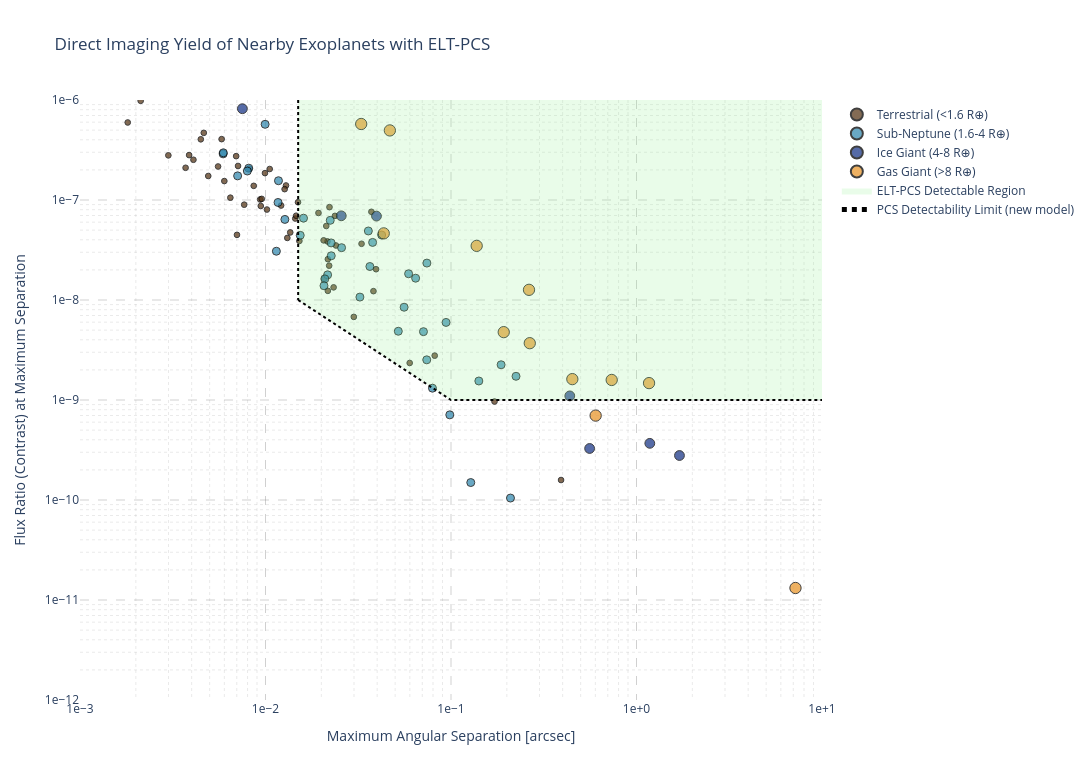

The code cell stored with this chart in its notebook:
### Markdown cell above
## Optional Manual Annotations

Enable Plotly drawing tools to annotate interesting regions or targets during exploratory analysis and presentations.

### Code cell
# Activate Plotly manual drawing tools only for the main figure (fig).
PLOTLY_DRAW_CONFIG = {
    'modeBarButtonsToAdd': [
        'drawline', 'drawopenpath', 'drawclosedpath',
        'drawrect', 'drawcircle', 'eraseshape'
    ],
    'displaylogo': False,
    'scrollZoom': True
}

if 'fig' in globals():
    fig.update_layout(
        dragmode='drawline',
        newshape=dict(line=dict(color='black', width=2, dash='dash'))
    )
    fig.show(config=PLOTLY_DRAW_CONFIG)
else:
    print("'fig' was not found. Run the main plotting cell first.")

### Figure 1 — Plotly figure (JSON) as saved in the notebook; plotly's stock layout.template omitted (floating-point values rounded to 4 significant figures; data arrays with more than 128 entries replaced by an {"elided": "..."} marker saying what was removed)
{"data": [{"customdata": {"elided": "59x6 mixed values"}, "hovertemplate": "<b>%{hovertext}</b><br>Status: %{customdata[0]}<br>Planet type: %{customdata[1]}<br>HZ zone: %{customdata[2]}<br>Mass [M⊕]: %{customdata[3]:.3f}<br>Radius [R⊕]: %{customdata[4]:.3f}<br>Distance [pc]: %{customdata[5]:.3f}<extra></extra>", "hovertext": ["82 Eri b", "82 Eri c", "Barnard's star b", "Barnard's star c", "Barnard's star d", "Barnard's star e", "CD Cet b", "G 192-15 b", "G 268-110 b", "GJ 1002 b", "GJ 1002 c", "GJ 1061 b", "GJ 1061 c", "GJ 1061 d", "GJ 15 A b", "GJ 251 b", "GJ 357 b", "GJ 357 c", "GJ 367 b", "GJ 393 b", "GJ 3988 b", "GJ 4274 b", "GJ 486 b", "GJ 581 e", "GJ 625 b", "GJ 667 C e", "GJ 667 C f", "GJ 887 b", "Gl 725 A b", "Gl 725 B c", "HD 219134 c", "HD 260655 b", "HD 260655 c", "Lalande 21185 b", "LTT 1445 Ab", "LTT 1445 Ac", "LTT 1445 Ad", "Luyten's Star b", "Luyten's Star c", "Proxima Centauri b", "Proxima Centauri d", "Ross 128 b", "tau Cet e", "tau Cet f", "tau Cet g", "tau Cet h", "Teegarden's b", "Teegarden's c", "Teegarden's d", "Wolf 1061 b", "Wolf 1061 c", "Wolf 1069 b", "YZ Cet b", "YZ Cet c", "YZ Cet d", "GJ 3323 b", "GJ 3323 c", "Gl 725 B b", "GJ 887 e"], "legendgroup": "Terrestrial (<1.6 R⊕)", "marker": {"color": "#5a3a1b", "line": {"color": "black", "width": 1}, "opacity": 0.75, "size": [2, 2, 2, 2, 2, 2, 2, 2, 2, 2, 2, 2, 2, 2, 2, 2, 2, 2, 2, 2, 2, 2, 2, 2, 2, 2, 2, 2, 2, 2, 2, 2, 2, 2, 2, 2, 2, 2, 2, 2, 2, 2, 2, 2, 2, 2, 2, 2, 2, 2, 2, 2, 2, 2, 2, 2, 2, 2, 2], "sizemode": "area", "sizeref": 0.125, "symbol": "circle"}, "mode": "markers", "name": "Terrestrial (<1.6 R⊕)", "orientation": "v", "showlegend": true, "type": "scatter", "x": [0.02078, 0.05988, 0.0129, 0.01497, 0.01053, 0.02158, 0.002151, 0.001808, 0.001312, 0.00943, 0.01523, 0.007111, 0.009357, 0.02169, 0.02126, 0.01447, 0.003709, 0.006465, 0.00077, 0.007676, 0.004088, 0.002115, 0.002123, 0.00448, 0.01359, 0.02992, 0.02168, 0.02368, 0.0193, 0.03945, 0.01018, 0.002994, 0.004913, 0.03294, 0.005551, 0.003874, 0.01311, 0.02398, 0.009539, 0.03724, 0.02213, 0.01463, 0.1716, 0.392, 0.03818, 0.08169, 0.006947, 0.01214, 0.02204, 0.00864, 0.02058, 0.007018, 0.004648, 0.005801, 0.008174, 0.005998, 0.02329, 0.009934, 0.01268], "xaxis": "x", "y": [1.632e-08, 2.346e-09, 1.397e-07, 9.495e-08, 2.041e-07, 3.853e-08, 1.265e-06, 5.963e-07, 1.394e-06, 8.715e-08, 3.896e-08, 2.189e-07, 1.012e-07, 2.558e-08, 5.494e-08, 6.526e-08, 2.1e-07, 1.055e-07, 1.478e-06, 8.974e-08, 2.526e-07, 1.532e-06, 9.817e-07, 4.046e-07, 4.741e-08, 6.778e-09, 1.235e-08, 6.938e-08, 7.424e-08, 2.031e-08, 8.027e-08, 2.794e-07, 1.738e-07, 3.649e-08, 2.163e-07, 2.813e-07, 4.176e-08, 3.51e-08, 1.026e-07, 7.621e-08, 8.483e-08, 6.964e-08, 9.652e-10, 1.584e-10, 1.226e-08, 2.777e-09, 2.745e-07, 8.804e-08, 2.205e-08, 1.385e-07, 3.949e-08, 4.481e-08, 4.692e-07, 4.06e-07, 2.062e-07, 1.547e-07, 1.337e-08, 1.857e-07, 1.284e-07], "yaxis": "y"}, {"customdata": {"elided": "41x6 mixed values"}, "hovertemplate": "<b>%{hovertext}</b><br>Status: %{customdata[0]}<br>Planet type: %{customdata[1]}<br>HZ zone: %{customdata[2]}<br>Mass [M⊕]: %{customdata[3]:.3f}<br>Radius [R⊕]: %{customdata[4]:.3f}<br>Distance [pc]: %{customdata[5]:.3f}<extra></extra>", "hovertext": ["61 Vir b", "61 Vir d", "82 Eri d", "AU Mic c", "G 192-15 c", "GJ 1151 c", "GJ 1289 b", "GJ 176 b", "GJ 176 c", "GJ 338 Bb", "GJ 357 d", "GJ 4274 c", "GJ 433 b", "GJ 433 d", "GJ 581 c", "GJ 667 C b", "GJ 667 C c", "GJ 667 C g", "GJ 674 b", "Wolf 1055 b", "GJ 785 b", "GJ 785 c", "GJ 876 d", "GJ 876 e", "GJ 887 c", "Gl 514 b", "Gl 686 b", "Gl 49 b", "HD 102365 A b", "HD 219134 b", "HD 219134 d", "HD 219134 f", "HN Lib b", "Luyten's Star d", "Luyten's Star e", "Wolf 1061 d", "GJ 682 b", "GJ 682 c", "GJ 436 b", "GJ 887 d", "HD 219134 0.04"], "legendgroup": "Sub-Neptune (1.6-4 R⊕)", "marker": {"color": "#378cb1", "line": {"color": "black", "width": 1}, "opacity": 0.75, "size": [4, 4, 4, 4, 4, 4, 4, 4, 4, 4, 4, 4, 4, 4, 4, 4, 4, 4, 4, 4, 4, 4, 4, 4, 4, 4, 4, 4, 4, 4, 4, 4, 4, 4, 4, 4, 4, 4, 4, 4, 4], "sizemode": "area", "sizeref": 0.125, "symbol": "circle"}, "mode": "markers", "name": "Sub-Neptune (1.6-4 R⊕)", "orientation": "v", "showlegend": true, "type": "scatter", "x": [0.00591, 0.05588, 0.2092, 0.01272, 0.1278, 0.07105, 0.03229, 0.008125, 0.01539, 0.02233, 0.02162, 0.02571, 0.007075, 0.02089, 0.01175, 0.007982, 0.02067, 0.07947, 0.009954, 0.05908, 0.03654, 0.1413, 0.004503, 0.07413, 0.0423, 0.074, 0.01168, 0.01144, 0.05199, 0.005925, 0.03585, 0.02259, 0.02261, 0.1862, 0.2242, 0.09852, 0.01603, 0.03779, 0.003393, 0.06448, 0.09403], "xaxis": "x", "y": [2.893e-07, 8.468e-09, 1.046e-10, 6.395e-08, 1.495e-10, 4.825e-09, 1.069e-08, 2.081e-07, 4.435e-08, 6.26e-08, 1.784e-08, 3.335e-08, 1.743e-07, 1.627e-08, 1.559e-07, 1.949e-07, 1.388e-08, 1.313e-09, 5.715e-07, 1.829e-08, 2.163e-08, 1.549e-09, 2.298e-06, 2.34e-08, 4.465e-08, 2.521e-09, 9.448e-08, 3.074e-08, 4.871e-09, 2.964e-07, 4.901e-08, 3.722e-08, 2.767e-08, 2.25e-09, 1.726e-09, 7.101e-10, 6.583e-08, 3.765e-08, 2.775e-06, 1.652e-08, 5.968e-09], "yaxis": "y"}, {"customdata": [["<span style='color:#2ca02c'><b>Confirmed</b></span>", "<span style='color:#1e3a8a'><b>Ice Giant (4-8 R⊕)</b></span>", "<span style='color:#991b1b'><b>Too hot</b></span>", 17.84, 4.355, 8.534], ["<span style='color:#2ca02c'><b>Confirmed</b></span>", "<span style='color:#1e3a8a'><b>Ice Giant (4-8 R⊕)</b></span>", "<span style='color:#991b1b'><b>Too hot</b></span>", 8.991, 4.786, 9.714], ["<span style='color:#2ca02c'><b>Confirmed</b></span>", "<span style='color:#1e3a8a'><b>Ice Giant (4-8 R⊕)</b></span>", "<span style='color:#1e3a8a'><b>Too cold</b></span>", 34.96, 6.651, 3.562], ["<span style='color:#2ca02c'><b>Confirmed</b></span>", "<span style='color:#1e3a8a'><b>Ice Giant (4-8 R⊕)</b></span>", "<span style='color:#1e3a8a'><b>Too cold</b></span>", 32.42, 6.402, 9.077], ["<span style='color:#2ca02c'><b>Confirmed</b></span>", "<span style='color:#1e3a8a'><b>Ice Giant (4-8 R⊕)</b></span>", "<span style='color:#991b1b'><b>Too hot</b></span>", 20.5, 4.834, 6.3], ["<span style='color:#2ca02c'><b>Confirmed</b></span>", "<span style='color:#1e3a8a'><b>Ice Giant (4-8 R⊕)</b></span>", "<span style='color:#90ee90'><b>Conservative HZ</b></span>", 17.2, 4.23, 4.55], ["<span style='color:#ff8c00'><b>Candidate</b></span>", "<span style='color:#1e3a8a'><b>Ice Giant (4-8 R⊕)</b></span>", "<span style='color:#1e3a8a'><b>Too cold</b></span>", 19.4, 4.643, 4.55], ["<span style='color:#ff8c00'><b>Candidate</b></span>", "<span style='color:#1e3a8a'><b>Ice Giant (4-8 R⊕)</b></span>", "<span style='color:#1e3a8a'><b>Too cold</b></span>", 18.69, 4.514, 2.546]], "hovertemplate": "<b>%{hovertext}</b><br>Status: %{customdata[0]}<br>Planet type: %{customdata[1]}<br>HZ zone: %{customdata[2]}<br>Mass [M⊕]: %{customdata[3]:.3f}<br>Radius [R⊕]: %{customdata[4]:.3f}<br>Distance [pc]: %{customdata[5]:.3f}<extra></extra>", "hovertext": ["61 Vir c", "AU Mic b", "GJ 15 A c", "GJ 433 c", "GJ 581 b", "GJ 687 b", "GJ 687 c", "Lalande 21185 c"], "legendgroup": "Ice Giant (4-8 R⊕)", "marker": {"color": "#1e3a8a", "line": {"color": "black", "width": 1}, "opacity": 0.75, "size": [6, 6, 6, 6, 6, 6, 6, 6], "sizemode": "area", "sizeref": 0.125, "symbol": "circle"}, "mode": "markers", "name": "Ice Giant (4-8 R⊕)", "orientation": "v", "showlegend": true, "type": "scatter", "x": [0.02561, 0.007505, 1.705, 0.5589, 0.00646, 0.03966, 0.4369, 1.18], "xaxis": "x", "y": [6.947e-08, 8.18e-07, 2.785e-10, 3.275e-10, 2.288e-06, 6.903e-08, 1.099e-09, 3.686e-10], "yaxis": "y"}, {"customdata": [["<span style='color:#2ca02c'><b>Confirmed</b></span>", "<span style='color:#e9982e'><b>Gas Giant (>8 R⊕)</b></span>", "<span style='color:#1e3a8a'><b>Too cold</b></span>", 209.8, 10.78, 3.22], ["<span style='color:#2ca02c'><b>Confirmed</b></span>", "<span style='color:#e9982e'><b>Gas Giant (>8 R⊕)</b></span>", "<span style='color:#1e3a8a'><b>Too cold</b></span>", 2005.0, 11.94, 3.638], ["<span style='color:#2ca02c'><b>Confirmed</b></span>", "<span style='color:#e9982e'><b>Gas Giant (>8 R⊕)</b></span>", "<span style='color:#1e3a8a'><b>Too cold</b></span>", 146.5, 10.25, 9.497], ["<span style='color:#2ca02c'><b>Confirmed</b></span>", "<span style='color:#e9982e'><b>Gas Giant (>8 R⊕)</b></span>", "<span style='color:#1e3a8a'><b>Too cold</b></span>", 144.0, 10.22, 9.497], ["<span style='color:#2ca02c'><b>Confirmed</b></span>", "<span style='color:#e9982e'><b>Gas Giant (>8 R⊕)</b></span>", "<span style='color:#1e3a8a'><b>Too cold</b></span>", 330.2, 11.29, 4.967], ["<span style='color:#2ca02c'><b>Confirmed</b></span>", "<span style='color:#e9982e'><b>Gas Giant (>8 R⊕)</b></span>", "<span style='color:#1e3a8a'><b>Too cold</b></span>", 283.8, 11.14, 8.815], ["<span style='color:#2ca02c'><b>Confirmed</b></span>", "<span style='color:#e9982e'><b>Gas Giant (>8 R⊕)</b></span>", "<span style='color:#1e3a8a'><b>Too cold</b></span>", 314.7, 11.24, 8.815], ["<span style='color:#2ca02c'><b>Confirmed</b></span>", "<span style='color:#e9982e'><b>Gas Giant (>8 R⊕)</b></span>", "<span style='color:#228b22'><b>Optimistic HZ (outer)</b></span>", 760.9, 11.83, 4.672], ["<span style='color:#2ca02c'><b>Confirmed</b></span>", "<span style='color:#e9982e'><b>Gas Giant (>8 R⊕)</b></span>", "<span style='color:#90ee90'><b>Conservative HZ</b></span>", 241.5, 10.96, 4.672], ["<span style='color:#2ca02c'><b>Confirmed</b></span>", "<span style='color:#e9982e'><b>Gas Giant (>8 R⊕)</b></span>", "<span style='color:#1e3a8a'><b>Too cold</b></span>", 718.3, 11.81, 6.263], ["<span style='color:#2ca02c'><b>Confirmed</b></span>", "<span style='color:#e9982e'><b>Gas Giant (>8 R⊕)</b></span>", "<span style='color:#1e3a8a'><b>Too cold</b></span>", 66.74, 8.568, 4.47], ["<span style='color:#2ca02c'><b>Confirmed</b></span>", "<span style='color:#e9982e'><b>Gas Giant (>8 R⊕)</b></span>", "<span style='color:#1e3a8a'><b>Too cold</b></span>", 88.04, 9.245, 6.542]], "hovertemplate": "<b>%{hovertext}</b><br>Status: %{customdata[0]}<br>Planet type: %{customdata[1]}<br>HZ zone: %{customdata[2]}<br>Mass [M⊕]: %{customdata[3]:.3f}<br>Radius [R⊕]: %{customdata[4]:.3f}<br>Distance [pc]: %{customdata[5]:.3f}<extra></extra>", "hovertext": ["eps Eridani b", "Eps Ind A b", "GJ 3512 b", "GJ 3512 c", "GJ 832 b", "GJ 849 b", "GJ 849 c", "GJ 876 b", "GJ 876 c", "GJ 896 Ab", "TZ Ari b", "HD 219134 h"], "legendgroup": "Gas Giant (>8 R⊕)", "marker": {"color": "#e9982e", "line": {"color": "black", "width": 1}, "opacity": 0.75, "size": [8, 8, 8, 8, 8, 8, 8, 8, 8, 8, 8, 8], "sizemode": "area", "sizeref": 0.125, "symbol": "circle"}, "mode": "markers", "name": "Gas Giant (>8 R⊕)", "orientation": "v", "showlegend": true, "type": "scatter", "x": [1.169, 7.195, 0.04339, 0.1924, 0.735, 0.2659, 0.6022, 0.04681, 0.0328, 0.1375, 0.2633, 0.4509], "xaxis": "x", "y": [1.476e-09, 1.318e-11, 4.636e-08, 4.771e-09, 1.587e-09, 3.699e-09, 6.984e-10, 4.963e-07, 5.756e-07, 3.478e-08, 1.264e-08, 1.617e-09], "yaxis": "y"}, {"fill": "toself", "fillcolor": "rgba(144, 238, 144, 0.20)", "hoverinfo": "skip", "line": {"width": 0}, "mode": "lines", "name": "ELT-PCS Detectable Region", "type": "scatter", "x": {"elided": "321 float values"}, "y": {"elided": "321 float values"}}, {"hoverinfo": "skip", "line": {"color": "black", "dash": "dot", "width": 2}, "mode": "lines", "showlegend": false, "type": "scatter", "x": [0.015, 0.015], "y": [1e-06, 1e-08]}, {"line": {"color": "black", "dash": "dot", "width": 2}, "mode": "lines", "name": "PCS Detectability Limit (new model)", "type": "scatter", "x": {"elided": "319 float values"}, "y": {"elided": "319 float values"}}], "layout": {"dragmode": "drawline", "height": 780, "hoverlabel": {"bgcolor": "black", "bordercolor": "black", "font": {"color": "white"}}, "legend": {"itemsizing": "constant", "title": {"text": ""}, "tracegroupgap": 0}, "newshape": {"line": {"color": "black", "dash": "dash", "width": 2}}, "plot_bgcolor": "white", "title": {"text": "Direct Imaging Yield of Nearby Exoplanets with ELT-PCS"}, "width": 1100, "xaxis": {"anchor": "y", "autorange": false, "domain": [0, 1], "dtick": 1, "gridcolor": "rgba(120, 120, 120, 0.35)", "griddash": "dash", "minor": {"dtick": "D1", "gridcolor": "rgba(160, 160, 160, 0.22)", "griddash": "dot", "showgrid": true}, "range": [-3, 1], "showgrid": true, "tickformat": ".0e", "title": {"text": "Maximum Angular Separation [arcsec]"}, "type": "log"}, "yaxis": {"anchor": "x", "autorange": false, "domain": [0, 1], "dtick": 1, "gridcolor": "rgba(120, 120, 120, 0.35)", "griddash": "dash", "minor": {"dtick": "D1", "gridcolor": "rgba(160, 160, 160, 0.22)", "griddash": "dot", "showgrid": true}, "range": [-12, -6], "showgrid": true, "tickformat": ".0e", "title": {"text": "Flux Ratio (Contrast) at Maximum Separation"}, "type": "log"}}}
